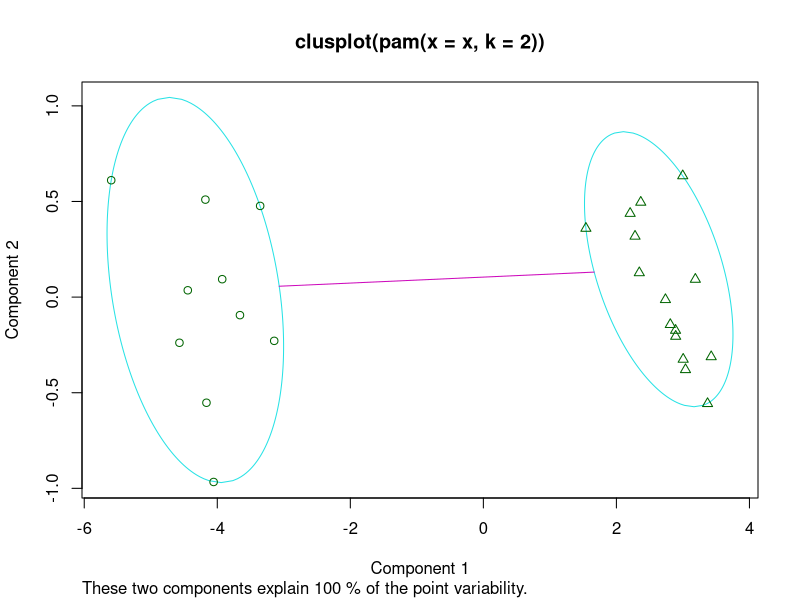
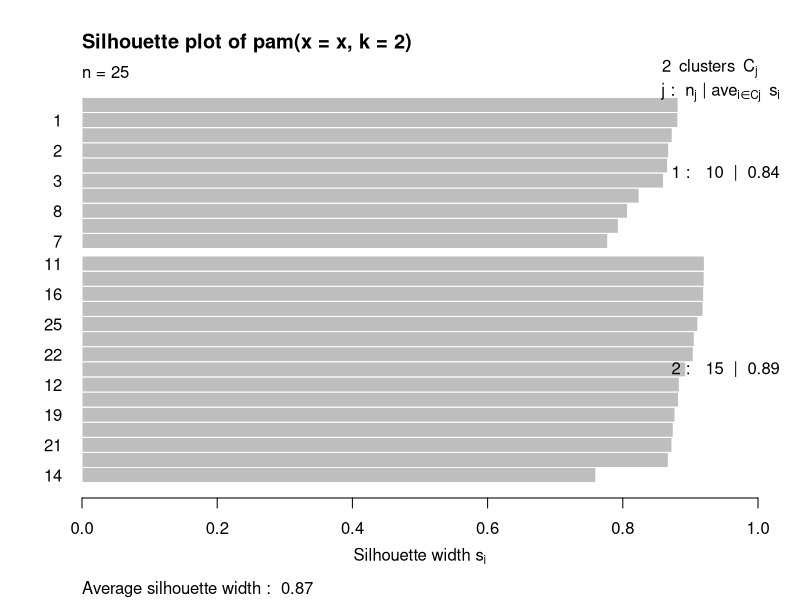
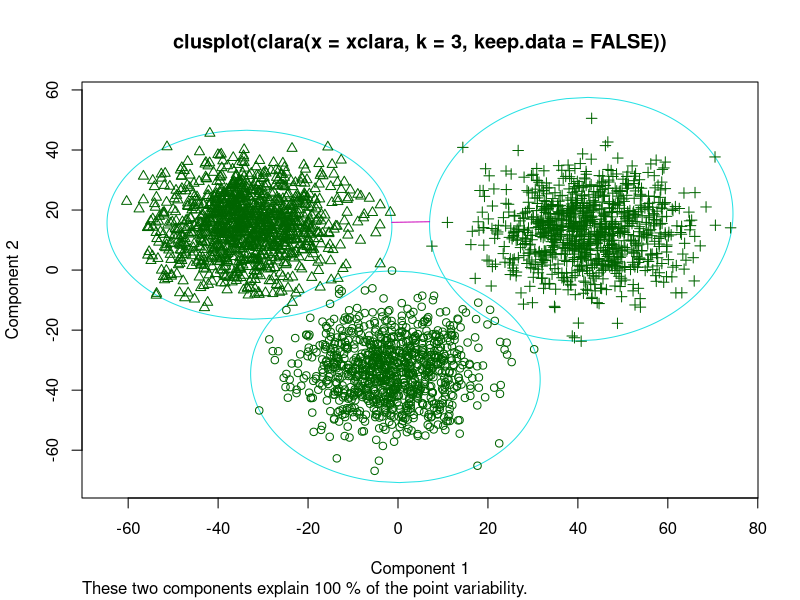
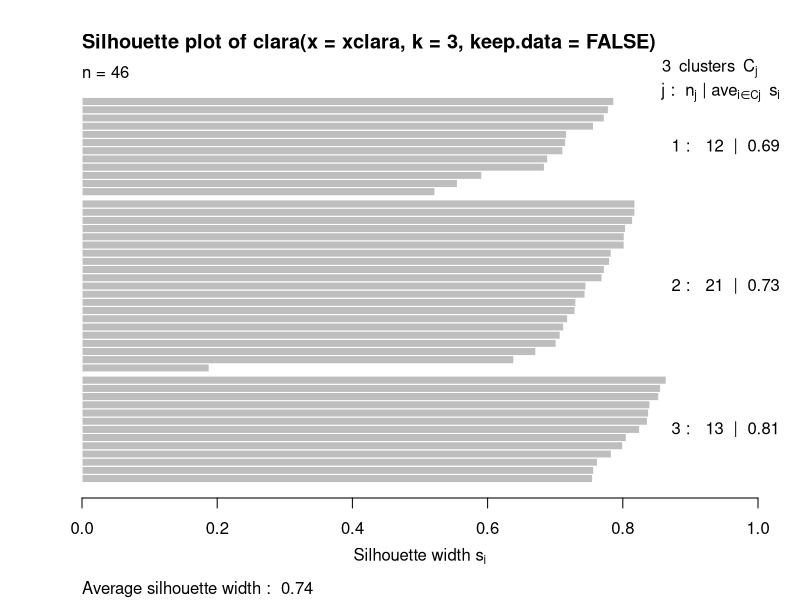

Write R code to recreate these figures, in order.
library(cluster)


### Name: plot.partition
### Title: Plot of a Partition of the Data Set
### Aliases: plot.partition
### Keywords: cluster hplot

### ** Examples

## generate 25 objects, divided into 2 clusters.
x <- rbind(cbind(rnorm(10,0,0.5), rnorm(10,0,0.5)),
           cbind(rnorm(15,5,0.5), rnorm(15,5,0.5)))
plot(pam(x, 2))

## Save space not keeping data in clus.object, and still clusplot() it:
data(xclara)
cx <- clara(xclara, 3, keep.data = FALSE)
cx$data # is NULL
plot(cx, data = xclara)
